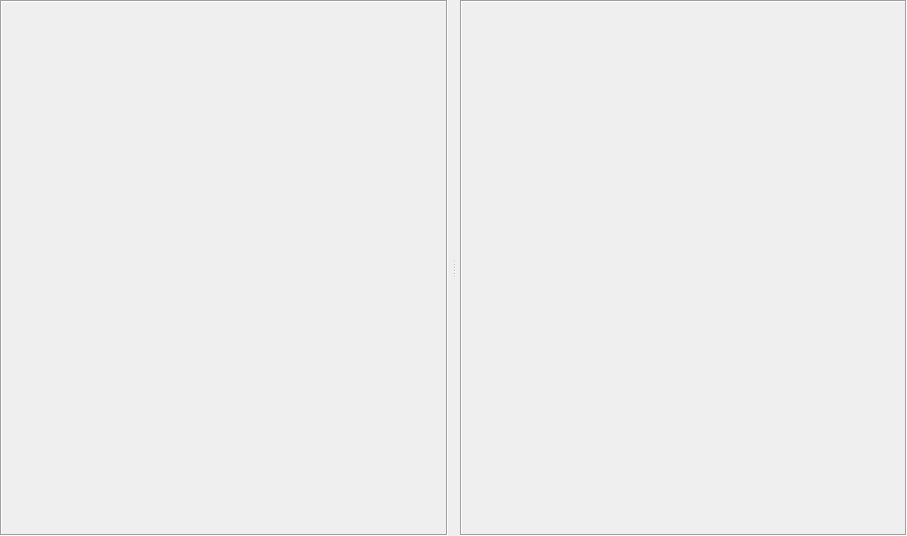
<?xml version="1.0" encoding="UTF-8"?>
<ui version="4.0">
 <class>page_embeddings_area</class>
 <widget class="QWidget" name="page_embeddings_area">
  <property name="geometry"><rect><x>0</x><y>0</y><width>907</width><height>536</height></rect></property>
  <property name="windowTitle"><string>Embeddings</string></property>
  <property name="surfaceRole" stdset="0"><string>area</string></property>
  <layout class="QHBoxLayout" name="layout_embeddings_area">
   <property name="spacing"><number>0</number></property><property name="leftMargin"><number>0</number></property><property name="topMargin"><number>0</number></property><property name="rightMargin"><number>0</number></property><property name="bottomMargin"><number>0</number></property>
   <item><widget class="QSplitter" name="splitter_embeddings_main">
    <property name="orientation"><enum>Qt::Orientation::Horizontal</enum></property><property name="opaqueResize"><bool>true</bool></property><property name="handleWidth"><number>12</number></property>
    <widget class="QFrame" name="panel_local_models">
     <property name="minimumSize"><size><width>360</width><height>0</height></size></property><property name="frameShape"><enum>QFrame::Shape::Box</enum></property><property name="frameShadow"><enum>QFrame::Shadow::Sunken</enum></property><property name="separatorRole" stdset="0"><string>inset</string></property><property name="surfaceRole" stdset="0"><string>panel</string></property>
     <layout class="QVBoxLayout" name="layout_local_models_host"><property name="spacing"><number>0</number></property><property name="leftMargin"><number>0</number></property><property name="topMargin"><number>0</number></property><property name="rightMargin"><number>0</number></property><property name="bottomMargin"><number>0</number></property></layout>
    </widget>
    <widget class="QFrame" name="panel_vector_data_host">
     <property name="minimumSize"><size><width>420</width><height>0</height></size></property><property name="frameShape"><enum>QFrame::Shape::Box</enum></property><property name="frameShadow"><enum>QFrame::Shadow::Sunken</enum></property><property name="separatorRole" stdset="0"><string>inset</string></property><property name="surfaceRole" stdset="0"><string>panel</string></property>
     <layout class="QVBoxLayout" name="layout_vector_data_host"><property name="spacing"><number>0</number></property><property name="leftMargin"><number>0</number></property><property name="topMargin"><number>0</number></property><property name="rightMargin"><number>0</number></property><property name="bottomMargin"><number>0</number></property></layout>
    </widget>
   </widget></item>
  </layout>
 </widget>
 <resources/><connections/>
</ui>
